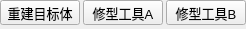
        <widget class="QWidget" name="page_7">
         <property name="geometry">
          <rect>
           <x>0</x>
           <y>0</y>
           <width>192</width>
           <height>29</height>
          </rect>
         </property>
         <property name="styleSheet">
          <string notr="true"/>
         </property>
         <attribute name="label">
          <string>Shape Tool</string>
         </attribute>
         <layout class="QVBoxLayout" name="verticalLayout_8">
          <property name="spacing">
           <number>2</number>
          </property>
          <property name="margin">
           <number>0</number>
          </property>
          <item>
           <layout class="QHBoxLayout" name="horizontalLayout_21">
            <property name="spacing">
             <number>3</number>
            </property>
            <item>
             <widget class="QPushButton" name="RIG_btn_ReBuildeTargents">
              <property name="minimumSize">
               <size>
                <width>0</width>
                <height>25</height>
               </size>
              </property>
              <property name="maximumSize">
               <size>
                <width>16777215</width>
                <height>25</height>
               </size>
              </property>
              <property name="font">
               <font>
                <pointsize>10</pointsize>
                <weight>50</weight>
                <italic>false</italic>
                <bold>false</bold>
                <underline>false</underline>
                <strikeout>false</strikeout>
                <kerning>false</kerning>
               </font>
              </property>
              <property name="styleSheet">
               <string notr="true"/>
              </property>
              <property name="text">
               <string>重建目标体</string>
              </property>
             </widget>
            </item>
            <item>
             <widget class="QPushButton" name="RIG_btn_ShapeBuilder">
              <property name="minimumSize">
               <size>
                <width>0</width>
                <height>25</height>
               </size>
              </property>
              <property name="maximumSize">
               <size>
                <width>16777215</width>
                <height>25</height>
               </size>
              </property>
              <property name="font">
               <font>
                <pointsize>10</pointsize>
                <weight>50</weight>
                <italic>false</italic>
                <bold>false</bold>
                <underline>false</underline>
                <strikeout>false</strikeout>
                <kerning>false</kerning>
               </font>
              </property>
              <property name="styleSheet">
               <string notr="true"/>
              </property>
              <property name="text">
               <string>修型工具A</string>
              </property>
             </widget>
            </item>
            <item>
             <widget class="QPushButton" name="RIG_btn_fixShapeTool">
              <property name="minimumSize">
               <size>
                <width>0</width>
                <height>25</height>
               </size>
              </property>
              <property name="maximumSize">
               <size>
                <width>16777215</width>
                <height>25</height>
               </size>
              </property>
              <property name="font">
               <font>
                <pointsize>10</pointsize>
                <weight>50</weight>
                <italic>false</italic>
                <bold>false</bold>
                <underline>false</underline>
                <strikeout>false</strikeout>
                <kerning>false</kerning>
               </font>
              </property>
              <property name="styleSheet">
               <string notr="true"/>
              </property>
              <property name="text">
               <string>修型工具B</string>
              </property>
             </widget>
            </item>
           </layout>
          </item>
          <item>
           <spacer name="verticalSpacer_7">
            <property name="orientation">
             <enum>Qt::Vertical</enum>
            </property>
            <property name="sizeHint" stdset="0">
             <size>
              <width>20</width>
              <height>40</height>
             </size>
            </property>
           </spacer>
          </item>
         </layout>
        </widget>
